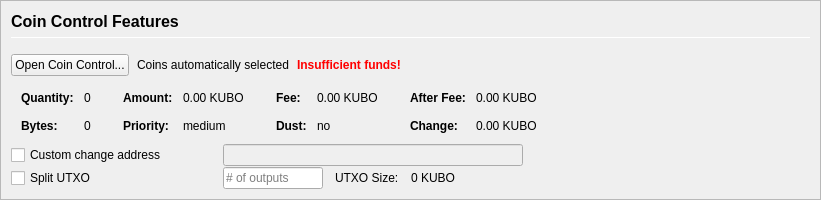
         <widget class="QFrame" name="frameCoinControl">
          <property name="sizePolicy">
           <sizepolicy hsizetype="Expanding" vsizetype="Expanding">
            <horstretch>0</horstretch>
            <verstretch>0</verstretch>
           </sizepolicy>
          </property>
          <property name="maximumSize">
           <size>
            <width>16777215</width>
            <height>16777215</height>
           </size>
          </property>
          <property name="frameShape">
           <enum>QFrame::StyledPanel</enum>
          </property>
          <property name="frameShadow">
           <enum>QFrame::Sunken</enum>
          </property>
          <layout class="QVBoxLayout" name="verticalLayoutCoinControl2">
           <property name="spacing">
            <number>0</number>
           </property>
           <property name="leftMargin">
            <number>0</number>
           </property>
           <property name="topMargin">
            <number>0</number>
           </property>
           <property name="rightMargin">
            <number>0</number>
           </property>
           <property name="bottomMargin">
            <number>0</number>
           </property>
           <item>
            <widget class="QFrame" name="frameCoinControl_BG">
             <layout class="QVBoxLayout" name="verticalLayoutCoinControl" stretch="0,0,0,0,0,0">
              <property name="spacing">
               <number>1</number>
              </property>
              <property name="leftMargin">
               <number>10</number>
              </property>
              <property name="topMargin">
               <number>10</number>
              </property>
              <item>
               <layout class="QHBoxLayout" name="horizontalLayoutCoinControl1">
                <property name="bottomMargin">
                 <number>15</number>
                </property>
                <item>
                 <layout class="QVBoxLayout" name="verticalLayout_3">
                  <property name="spacing">
                   <number>6</number>
                  </property>
                  <item>
                   <widget class="QLabel" name="labelCoinControlFeatures">
                    <property name="sizePolicy">
                     <sizepolicy hsizetype="Preferred" vsizetype="Maximum">
                      <horstretch>0</horstretch>
                      <verstretch>0</verstretch>
                     </sizepolicy>
                    </property>
                    <property name="minimumSize">
                     <size>
                      <width>0</width>
                      <height>20</height>
                     </size>
                    </property>
                    <property name="font">
                     <font>
                      <pointsize>12</pointsize>
                      <weight>75</weight>
                      <bold>true</bold>
                     </font>
                    </property>
                    <property name="styleSheet">
                     <string notr="true">font-weight:bold;</string>
                    </property>
                    <property name="text">
                     <string>Coin Control Features</string>
                    </property>
                   </widget>
                  </item>
                  <item>
                   <widget class="Line" name="line">
                    <property name="minimumSize">
                     <size>
                      <width>0</width>
                      <height>1</height>
                     </size>
                    </property>
                    <property name="maximumSize">
                     <size>
                      <width>16777215</width>
                      <height>1</height>
                     </size>
                    </property>
                    <property name="orientation">
                     <enum>Qt::Horizontal</enum>
                    </property>
                   </widget>
                  </item>
                 </layout>
                </item>
               </layout>
              </item>
              <item>
               <layout class="QHBoxLayout" name="horizontalLayoutCoinControl2" stretch="0,0,0,0">
                <property name="spacing">
                 <number>8</number>
                </property>
                <property name="bottomMargin">
                 <number>10</number>
                </property>
                <item>
                 <widget class="QPushButton" name="pushButtonCoinControl">
                  <property name="styleSheet">
                   <string notr="true"/>
                  </property>
                  <property name="text">
                   <string>Open Coin Control...</string>
                  </property>
                  <property name="autoDefault">
                   <bool>false</bool>
                  </property>
                 </widget>
                </item>
                <item>
                 <widget class="QLabel" name="labelCoinControlAutomaticallySelected">
                  <property name="text">
                   <string>Coins automatically selected</string>
                  </property>
                  <property name="margin">
                   <number>5</number>
                  </property>
                 </widget>
                </item>
                <item>
                 <widget class="QLabel" name="labelCoinControlInsuffFunds">
                  <property name="font">
                   <font>
                    <weight>75</weight>
                    <bold>true</bold>
                   </font>
                  </property>
                  <property name="styleSheet">
                   <string notr="true">color:red;font-weight:bold;</string>
                  </property>
                  <property name="text">
                   <string>Insufficient funds!</string>
                  </property>
                  <property name="margin">
                   <number>5</number>
                  </property>
                 </widget>
                </item>
                <item>
                 <spacer name="horizontalSpacerCoinControl">
                  <property name="orientation">
                   <enum>Qt::Horizontal</enum>
                  </property>
                  <property name="sizeHint" stdset="0">
                   <size>
                    <width>40</width>
                    <height>1</height>
                   </size>
                  </property>
                 </spacer>
                </item>
               </layout>
              </item>
              <item>
               <widget class="QWidget" name="widgetCoinControl" native="true">
                <property name="sizePolicy">
                 <sizepolicy hsizetype="Preferred" vsizetype="Preferred">
                  <horstretch>0</horstretch>
                  <verstretch>0</verstretch>
                 </sizepolicy>
                </property>
                <property name="minimumSize">
                 <size>
                  <width>0</width>
                  <height>0</height>
                 </size>
                </property>
                <property name="styleSheet">
                 <string notr="true"/>
                </property>
                <layout class="QHBoxLayout" name="horizontalLayoutCoinControl5">
                 <property name="leftMargin">
                  <number>0</number>
                 </property>
                 <property name="topMargin">
                  <number>0</number>
                 </property>
                 <property name="rightMargin">
                  <number>0</number>
                 </property>
                 <property name="bottomMargin">
                  <number>0</number>
                 </property>
                 <item>
                  <layout class="QHBoxLayout" name="horizontalLayoutCoinControl3" stretch="0,0,0,1">
                   <property name="spacing">
                    <number>20</number>
                   </property>
                   <property name="topMargin">
                    <number>0</number>
                   </property>
                   <property name="bottomMargin">
                    <number>10</number>
                   </property>
                   <item>
                    <layout class="QFormLayout" name="formLayoutCoinControl1">
                     <property name="horizontalSpacing">
                      <number>10</number>
                     </property>
                     <property name="verticalSpacing">
                      <number>14</number>
                     </property>
                     <property name="leftMargin">
                      <number>10</number>
                     </property>
                     <property name="topMargin">
                      <number>4</number>
                     </property>
                     <property name="rightMargin">
                      <number>6</number>
                     </property>
                     <item row="0" column="0">
                      <widget class="QLabel" name="labelCoinControlQuantityText">
                       <property name="font">
                        <font>
                         <weight>75</weight>
                         <bold>true</bold>
                        </font>
                       </property>
                       <property name="text">
                        <string>Quantity:</string>
                       </property>
                       <property name="margin">
                        <number>0</number>
                       </property>
                      </widget>
                     </item>
                     <item row="0" column="1">
                      <widget class="QLabel" name="labelCoinControlQuantity">
                       <property name="cursor">
                        <cursorShape>IBeamCursor</cursorShape>
                       </property>
                       <property name="contextMenuPolicy">
                        <enum>Qt::ActionsContextMenu</enum>
                       </property>
                       <property name="text">
                        <string notr="true">0</string>
                       </property>
                       <property name="margin">
                        <number>0</number>
                       </property>
                       <property name="textInteractionFlags">
                        <set>Qt::LinksAccessibleByMouse|Qt::TextSelectableByKeyboard|Qt::TextSelectableByMouse</set>
                       </property>
                      </widget>
                     </item>
                     <item row="1" column="0">
                      <widget class="QLabel" name="labelCoinControlBytesText">
                       <property name="font">
                        <font>
                         <weight>75</weight>
                         <bold>true</bold>
                        </font>
                       </property>
                       <property name="text">
                        <string>Bytes:</string>
                       </property>
                      </widget>
                     </item>
                     <item row="1" column="1">
                      <widget class="QLabel" name="labelCoinControlBytes">
                       <property name="cursor">
                        <cursorShape>IBeamCursor</cursorShape>
                       </property>
                       <property name="contextMenuPolicy">
                        <enum>Qt::ActionsContextMenu</enum>
                       </property>
                       <property name="text">
                        <string notr="true">0</string>
                       </property>
                       <property name="textInteractionFlags">
                        <set>Qt::LinksAccessibleByMouse|Qt::TextSelectableByKeyboard|Qt::TextSelectableByMouse</set>
                       </property>
                      </widget>
                     </item>
                    </layout>
                   </item>
                   <item>
                    <layout class="QFormLayout" name="formLayoutCoinControl2">
                     <property name="horizontalSpacing">
                      <number>10</number>
                     </property>
                     <property name="verticalSpacing">
                      <number>14</number>
                     </property>
                     <property name="leftMargin">
                      <number>6</number>
                     </property>
                     <property name="topMargin">
                      <number>4</number>
                     </property>
                     <property name="rightMargin">
                      <number>6</number>
                     </property>
                     <item row="0" column="0">
                      <widget class="QLabel" name="labelCoinControlAmountText">
                       <property name="font">
                        <font>
                         <weight>75</weight>
                         <bold>true</bold>
                        </font>
                       </property>
                       <property name="text">
                        <string>Amount:</string>
                       </property>
                       <property name="margin">
                        <number>0</number>
                       </property>
                      </widget>
                     </item>
                     <item row="0" column="1">
                      <widget class="QLabel" name="labelCoinControlAmount">
                       <property name="cursor">
                        <cursorShape>IBeamCursor</cursorShape>
                       </property>
                       <property name="contextMenuPolicy">
                        <enum>Qt::ActionsContextMenu</enum>
                       </property>
                       <property name="text">
                        <string notr="true">0.00 KUBO</string>
                       </property>
                       <property name="textInteractionFlags">
                        <set>Qt::LinksAccessibleByMouse|Qt::TextSelectableByKeyboard|Qt::TextSelectableByMouse</set>
                       </property>
                      </widget>
                     </item>
                     <item row="1" column="0">
                      <widget class="QLabel" name="labelCoinControlPriorityText">
                       <property name="font">
                        <font>
                         <weight>75</weight>
                         <bold>true</bold>
                        </font>
                       </property>
                       <property name="text">
                        <string>Priority:</string>
                       </property>
                      </widget>
                     </item>
                     <item row="1" column="1">
                      <widget class="QLabel" name="labelCoinControlPriority">
                       <property name="cursor">
                        <cursorShape>IBeamCursor</cursorShape>
                       </property>
                       <property name="contextMenuPolicy">
                        <enum>Qt::ActionsContextMenu</enum>
                       </property>
                       <property name="text">
                        <string>medium</string>
                       </property>
                       <property name="textInteractionFlags">
                        <set>Qt::LinksAccessibleByMouse|Qt::TextSelectableByKeyboard|Qt::TextSelectableByMouse</set>
                       </property>
                      </widget>
                     </item>
                    </layout>
                   </item>
                   <item>
                    <layout class="QFormLayout" name="formLayoutCoinControl3">
                     <property name="horizontalSpacing">
                      <number>10</number>
                     </property>
                     <property name="verticalSpacing">
                      <number>14</number>
                     </property>
                     <property name="leftMargin">
                      <number>6</number>
                     </property>
                     <property name="topMargin">
                      <number>4</number>
                     </property>
                     <property name="rightMargin">
                      <number>6</number>
                     </property>
                     <item row="0" column="0">
                      <widget class="QLabel" name="labelCoinControlFeeText">
                       <property name="font">
                        <font>
                         <weight>75</weight>
                         <bold>true</bold>
                        </font>
                       </property>
                       <property name="text">
                        <string>Fee:</string>
                       </property>
                       <property name="margin">
                        <number>0</number>
                       </property>
                      </widget>
                     </item>
                     <item row="0" column="1">
                      <widget class="QLabel" name="labelCoinControlFee">
                       <property name="cursor">
                        <cursorShape>IBeamCursor</cursorShape>
                       </property>
                       <property name="contextMenuPolicy">
                        <enum>Qt::ActionsContextMenu</enum>
                       </property>
                       <property name="text">
                        <string notr="true">0.00 KUBO</string>
                       </property>
                       <property name="textInteractionFlags">
                        <set>Qt::LinksAccessibleByMouse|Qt::TextSelectableByKeyboard|Qt::TextSelectableByMouse</set>
                       </property>
                      </widget>
                     </item>
                     <item row="1" column="0">
                      <widget class="QLabel" name="labelCoinControlLowOutputText">
                       <property name="font">
                        <font>
                         <weight>75</weight>
                         <bold>true</bold>
                        </font>
                       </property>
                       <property name="text">
                        <string>Dust:</string>
                       </property>
                      </widget>
                     </item>
                     <item row="1" column="1">
                      <widget class="QLabel" name="labelCoinControlLowOutput">
                       <property name="cursor">
                        <cursorShape>IBeamCursor</cursorShape>
                       </property>
                       <property name="contextMenuPolicy">
                        <enum>Qt::ActionsContextMenu</enum>
                       </property>
                       <property name="text">
                        <string>no</string>
                       </property>
                       <property name="textInteractionFlags">
                        <set>Qt::LinksAccessibleByMouse|Qt::TextSelectableByKeyboard|Qt::TextSelectableByMouse</set>
                       </property>
                      </widget>
                     </item>
                    </layout>
                   </item>
                   <item>
                    <layout class="QFormLayout" name="formLayoutCoinControl4">
                     <property name="horizontalSpacing">
                      <number>10</number>
                     </property>
                     <property name="verticalSpacing">
                      <number>14</number>
                     </property>
                     <property name="leftMargin">
                      <number>6</number>
                     </property>
                     <property name="topMargin">
                      <number>4</number>
                     </property>
                     <property name="rightMargin">
                      <number>6</number>
                     </property>
                     <item row="0" column="0">
                      <widget class="QLabel" name="labelCoinControlAfterFeeText">
                       <property name="font">
                        <font>
                         <weight>75</weight>
                         <bold>true</bold>
                        </font>
                       </property>
                       <property name="text">
                        <string>After Fee:</string>
                       </property>
                       <property name="margin">
                        <number>0</number>
                       </property>
                      </widget>
                     </item>
                     <item row="0" column="1">
                      <widget class="QLabel" name="labelCoinControlAfterFee">
                       <property name="cursor">
                        <cursorShape>IBeamCursor</cursorShape>
                       </property>
                       <property name="contextMenuPolicy">
                        <enum>Qt::ActionsContextMenu</enum>
                       </property>
                       <property name="text">
                        <string notr="true">0.00 KUBO</string>
                       </property>
                       <property name="textInteractionFlags">
                        <set>Qt::LinksAccessibleByMouse|Qt::TextSelectableByKeyboard|Qt::TextSelectableByMouse</set>
                       </property>
                      </widget>
                     </item>
                     <item row="1" column="0">
                      <widget class="QLabel" name="labelCoinControlChangeText">
                       <property name="font">
                        <font>
                         <weight>75</weight>
                         <bold>true</bold>
                        </font>
                       </property>
                       <property name="text">
                        <string>Change:</string>
                       </property>
                      </widget>
                     </item>
                     <item row="1" column="1">
                      <widget class="QLabel" name="labelCoinControlChange">
                       <property name="cursor">
                        <cursorShape>IBeamCursor</cursorShape>
                       </property>
                       <property name="contextMenuPolicy">
                        <enum>Qt::ActionsContextMenu</enum>
                       </property>
                       <property name="text">
                        <string notr="true">0.00 KUBO</string>
                       </property>
                       <property name="textInteractionFlags">
                        <set>Qt::LinksAccessibleByMouse|Qt::TextSelectableByKeyboard|Qt::TextSelectableByMouse</set>
                       </property>
                      </widget>
                     </item>
                    </layout>
                   </item>
                  </layout>
                 </item>
                </layout>
               </widget>
              </item>
              <item>
               <layout class="QHBoxLayout" name="horizontalLayoutCoinControl4">
                <property name="spacing">
                 <number>12</number>
                </property>
                <property name="sizeConstraint">
                 <enum>QLayout::SetDefaultConstraint</enum>
                </property>
                <property name="topMargin">
                 <number>0</number>
                </property>
                <property name="rightMargin">
                 <number>0</number>
                </property>
                <item>
                 <widget class="QCheckBox" name="checkBoxCoinControlChange">
                  <property name="sizePolicy">
                   <sizepolicy hsizetype="Preferred" vsizetype="Preferred">
                    <horstretch>0</horstretch>
                    <verstretch>0</verstretch>
                   </sizepolicy>
                  </property>
                  <property name="minimumSize">
                   <size>
                    <width>200</width>
                    <height>0</height>
                   </size>
                  </property>
                  <property name="maximumSize">
                   <size>
                    <width>200</width>
                    <height>16777215</height>
                   </size>
                  </property>
                  <property name="toolTip">
                   <string>If this is activated, but the change address is empty or invalid, change will be sent to a newly generated address.</string>
                  </property>
                  <property name="text">
                   <string>Custom change address</string>
                  </property>
                 </widget>
                </item>
                <item>
                 <widget class="QValidatedLineEdit" name="lineEditCoinControlChange">
                  <property name="enabled">
                   <bool>false</bool>
                  </property>
                  <property name="sizePolicy">
                   <sizepolicy hsizetype="Preferred" vsizetype="Preferred">
                    <horstretch>0</horstretch>
                    <verstretch>0</verstretch>
                   </sizepolicy>
                  </property>
                  <property name="minimumSize">
                   <size>
                    <width>300</width>
                    <height>0</height>
                   </size>
                  </property>
                 </widget>
                </item>
                <item>
                 <widget class="QLabel" name="labelCoinControlChangeLabel">
                  <property name="sizePolicy">
                   <sizepolicy hsizetype="Preferred" vsizetype="Preferred">
                    <horstretch>0</horstretch>
                    <verstretch>0</verstretch>
                   </sizepolicy>
                  </property>
                  <property name="minimumSize">
                   <size>
                    <width>100</width>
                    <height>0</height>
                   </size>
                  </property>
                  <property name="text">
                   <string/>
                  </property>
                  <property name="margin">
                   <number>3</number>
                  </property>
                 </widget>
                </item>
               </layout>
              </item>
              <item>
               <layout class="QHBoxLayout" name="horizontalLayoutCoinControl6">
                <property name="spacing">
                 <number>12</number>
                </property>
                <property name="rightMargin">
                 <number>0</number>
                </property>
                <item>
                 <widget class="QCheckBox" name="splitBlockCheckBox">
                  <property name="sizePolicy">
                   <sizepolicy hsizetype="Preferred" vsizetype="Preferred">
                    <horstretch>0</horstretch>
                    <verstretch>0</verstretch>
                   </sizepolicy>
                  </property>
                  <property name="minimumSize">
                   <size>
                    <width>200</width>
                    <height>0</height>
                   </size>
                  </property>
                  <property name="maximumSize">
                   <size>
                    <width>200</width>
                    <height>16777215</height>
                   </size>
                  </property>
                  <property name="text">
                   <string>Split UTXO</string>
                  </property>
                 </widget>
                </item>
                <item>
                 <widget class="QLineEdit" name="splitBlockLineEdit">
                  <property name="sizePolicy">
                   <sizepolicy hsizetype="Preferred" vsizetype="Preferred">
                    <horstretch>50</horstretch>
                    <verstretch>0</verstretch>
                   </sizepolicy>
                  </property>
                  <property name="minimumSize">
                   <size>
                    <width>100</width>
                    <height>0</height>
                   </size>
                  </property>
                  <property name="maximumSize">
                   <size>
                    <width>100</width>
                    <height>16777215</height>
                   </size>
                  </property>
                  <property name="placeholderText">
                   <string># of outputs</string>
                  </property>
                 </widget>
                </item>
                <item>
                 <widget class="QLabel" name="labelBlockSizeText">
                  <property name="text">
                   <string>UTXO Size:</string>
                  </property>
                 </widget>
                </item>
                <item>
                 <widget class="QLabel" name="labelBlockSize">
                  <property name="text">
                   <string>0 KUBO</string>
                  </property>
                 </widget>
                </item>
                <item>
                 <spacer name="horizontalSpacer_7">
                  <property name="orientation">
                   <enum>Qt::Horizontal</enum>
                  </property>
                  <property name="sizeHint" stdset="0">
                   <size>
                    <width>40</width>
                    <height>20</height>
                   </size>
                  </property>
                 </spacer>
                </item>
               </layout>
              </item>
              <item>
               <spacer name="verticalSpacerCoinControl">
                <property name="orientation">
                 <enum>Qt::Vertical</enum>
                </property>
                <property name="sizeHint" stdset="0">
                 <size>
                  <width>800</width>
                  <height>1</height>
                 </size>
                </property>
               </spacer>
              </item>
             </layout>
            </widget>
           </item>
          </layout>
         </widget>
